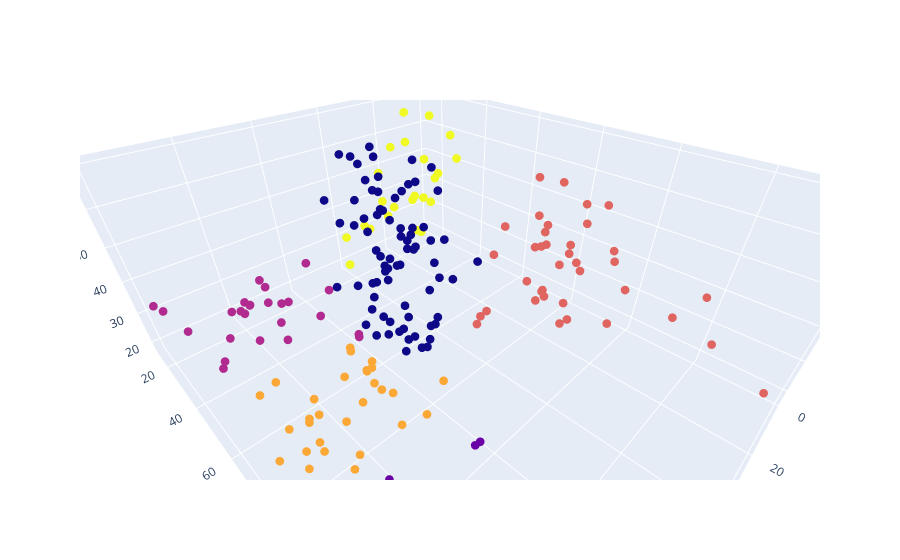

The code cell stored with this chart in its notebook:
### Code cell
import plotly.graph_objects as go

def viz_cluster_3d():
    fig = go.Figure(data=[go.Scatter3d(
        x=df['spending_score'],
        y=df['annual_income'],
        z=df['age'],
        mode='markers',
        marker_color=df['cluster'],
        marker_size=3,
    )])
    fig.update_layout(
        scene=dict(
            xaxis_title='Оценка расходов',
            yaxis_title='Годовой доход',
            zaxis_title='Возраст'
        ),
        legend_title_text='Кластеры'
    )
    
    fig.show()

viz_cluster_3d()

### Figure 1 — Plotly figure (JSON) as saved in the notebook; plotly's stock layout.template omitted (floating-point values rounded to 4 significant figures; data arrays with more than 128 entries replaced by an {"elided": "..."} marker saying what was removed)
{"data": [{"marker": {"color": {"elided": "200 int values"}, "size": 3}, "mode": "markers", "type": "scatter3d", "x": {"elided": "200 int values"}, "y": {"elided": "200 int values"}, "z": {"elided": "200 int values"}}], "layout": {"autosize": true, "legend": {"title": {"text": "Кластеры"}}, "scene": {"aspectmode": "auto", "aspectratio": {"x": 1.148, "y": 1.429, "z": 0.6093}, "camera": {"center": {"x": 0, "y": 0, "z": 0}, "eye": {"x": 0.6752, "y": 0.6752, "z": 0.6752}, "projection": {"type": "perspective"}, "up": {"x": 0, "y": 0, "z": 1}}, "xaxis": {"title": {"text": "Оценка расходов"}, "type": "linear"}, "yaxis": {"title": {"text": "Годовой доход"}, "type": "linear"}, "zaxis": {"title": {"text": "Возраст"}, "type": "linear"}}}}
